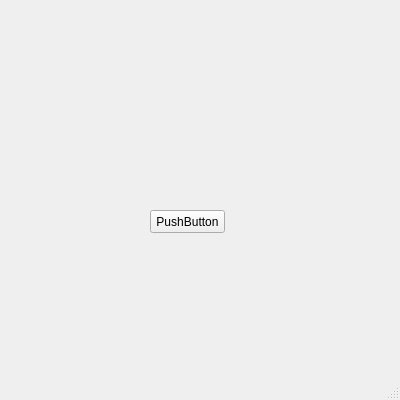
<?xml version="1.0" encoding="UTF-8"?>
<ui version="4.0">
 <class>MainWindow</class>
 <widget class="QMainWindow" name="MainWindow">
  <property name="geometry">
   <rect>
    <x>0</x>
    <y>0</y>
    <width>400</width>
    <height>400</height>
   </rect>
  </property>
  <property name="windowTitle">
   <string>MainWindow</string>
  </property>
  <widget class="QWidget" name="centralwidget">
   <widget class="QPushButton" name="pushButton">
    <property name="geometry">
     <rect>
      <x>150</x>
      <y>210</y>
      <width>75</width>
      <height>23</height>
     </rect>
    </property>
    <property name="text">
     <string>PushButton</string>
    </property>
   </widget>
  </widget>
  <widget class="QMenuBar" name="menubar">
   <property name="geometry">
    <rect>
     <x>0</x>
     <y>0</y>
     <width>400</width>
     <height>21</height>
    </rect>
   </property>
  </widget>
  <widget class="QStatusBar" name="statusbar"/>
 </widget>
 <resources/>
 <connections/>
</ui>
